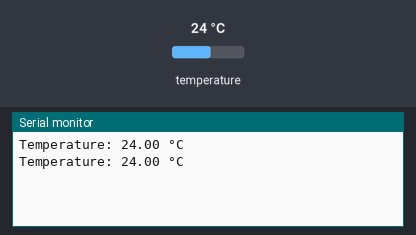
Bench run of a sketch on a simulated Arduino Uno, built with avr-gcc and run on an emulated ATmega328P. On the bench: the last lines printed to the serial monitor. The inputs (shaded band) are chosen by the test bench; at power-on: temperature 24 °C.

Above: at 4.3 s.
4.4 s: temperature set to 12 °C
At 6.7 s:
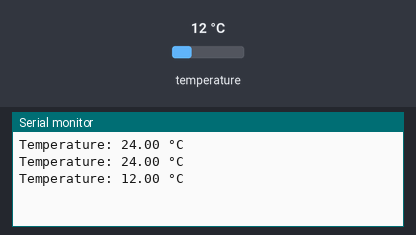
8.1 s: temperature set to 19 °C
At 9.9 s:
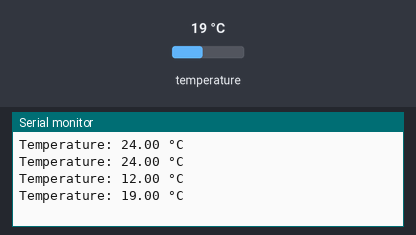
Timing chart, 0 to 11.4 s (numbered marks = the images above; inputs shaded):
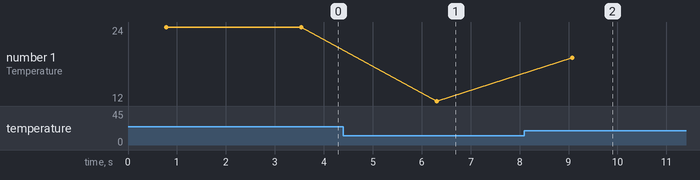

Measured:
- after the input at 4.4 s, the serial monitor: prints a new line after 1.9 s (image 1)
- after the input at 8.1 s, the serial monitor: prints a new line after 0.97 s (image 2)
- plotted number 1: 24 → 12 after the input at 4.4 s, 12 → 19 after the input at 8.1 s

The sketch:

TES_DS18B20.ino
```cpp
#include <OneWire.h>
#include <DallasTemperature.h>

#define ONE_WIRE_BUS 4

OneWire oneWire(ONE_WIRE_BUS);
DallasTemperature sensors(&oneWire);

float temperatureC;

void setup() {
  Serial.begin(115200);
  sensors.begin();
}

void loop() {
  sensors.requestTemperatures();
  temperatureC = sensors.getTempCByIndex(0);

  Serial.print("Temperature: ");
  Serial.print(temperatureC);
  Serial.println(" °C");

  delay(2000);
}
```
